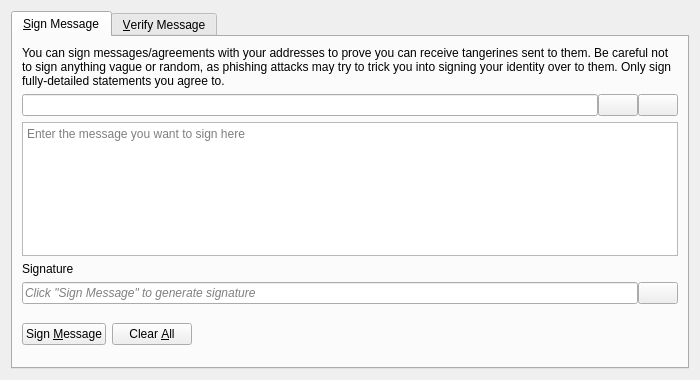
<?xml version="1.0" encoding="UTF-8"?>
<ui version="4.0">
 <class>SignVerifyMessageDialog</class>
 <widget class="QDialog" name="SignVerifyMessageDialog">
  <property name="geometry">
   <rect>
    <x>0</x>
    <y>0</y>
    <width>700</width>
    <height>380</height>
   </rect>
  </property>
  <property name="windowTitle">
   <string>Signatures - Sign / Verify a Message</string>
  </property>
  <property name="modal">
   <bool>true</bool>
  </property>
  <layout class="QVBoxLayout" name="verticalLayout">
   <item>
    <widget class="QTabWidget" name="tabWidget">
     <property name="currentIndex">
      <number>0</number>
     </property>
     <widget class="QWidget" name="tabSignMessage">
      <attribute name="title">
       <string>&amp;Sign Message</string>
      </attribute>
      <layout class="QVBoxLayout" name="verticalLayout_SM">
       <item>
        <widget class="QLabel" name="infoLabel_SM">
         <property name="text">
          <string>You can sign messages/agreements with your addresses to prove you can receive tangerines sent to them. Be careful not to sign anything vague or random, as phishing attacks may try to trick you into signing your identity over to them. Only sign fully-detailed statements you agree to.</string>
         </property>
         <property name="textFormat">
          <enum>Qt::PlainText</enum>
         </property>
         <property name="wordWrap">
          <bool>true</bool>
         </property>
        </widget>
       </item>
       <item>
        <layout class="QHBoxLayout" name="horizontalLayout_1_SM">
         <property name="spacing">
          <number>0</number>
         </property>
         <item>
          <widget class="QValidatedLineEdit" name="addressIn_SM">
           <property name="toolTip">
            <string>The Tangerine address to sign the message with</string>
           </property>
          </widget>
         </item>
         <item>
          <widget class="QPushButton" name="addressBookButton_SM">
           <property name="toolTip">
            <string>Choose previously used address</string>
           </property>
           <property name="text">
            <string/>
           </property>
           <property name="icon">
            <iconset resource="../tangerine.qrc">
             <normaloff>:/icons/address-book</normaloff>:/icons/address-book</iconset>
           </property>
           <property name="shortcut">
            <string>Alt+A</string>
           </property>
           <property name="autoDefault">
            <bool>false</bool>
           </property>
          </widget>
         </item>
         <item>
          <widget class="QPushButton" name="pasteButton_SM">
           <property name="toolTip">
            <string>Paste address from clipboard</string>
           </property>
           <property name="text">
            <string/>
           </property>
           <property name="icon">
            <iconset resource="../tangerine.qrc">
             <normaloff>:/icons/editpaste</normaloff>:/icons/editpaste</iconset>
           </property>
           <property name="shortcut">
            <string>Alt+P</string>
           </property>
           <property name="autoDefault">
            <bool>false</bool>
           </property>
          </widget>
         </item>
        </layout>
       </item>
       <item>
        <widget class="QPlainTextEdit" name="messageIn_SM">
         <property name="toolTip">
          <string>Enter the message you want to sign here</string>
         </property>
         <property name="placeholderText">
          <string>Enter the message you want to sign here</string>
         </property>
        </widget>
       </item>
       <item>
        <widget class="QLabel" name="signatureLabel_SM">
         <property name="text">
          <string>Signature</string>
         </property>
         <property name="textFormat">
          <enum>Qt::PlainText</enum>
         </property>
        </widget>
       </item>
       <item>
        <layout class="QHBoxLayout" name="horizontalLayout_2_SM">
         <property name="spacing">
          <number>0</number>
         </property>
         <item>
          <widget class="QLineEdit" name="signatureOut_SM">
           <property name="placeholderText">
            <string>Click "Sign Message" to generate signature</string>
           </property>
           <property name="font">
            <font>
             <italic>true</italic>
            </font>
           </property>
           <property name="readOnly">
            <bool>true</bool>
           </property>
          </widget>
         </item>
         <item>
          <widget class="QPushButton" name="copySignatureButton_SM">
           <property name="toolTip">
            <string>Copy the current signature to the system clipboard</string>
           </property>
           <property name="text">
            <string/>
           </property>
           <property name="icon">
            <iconset resource="../tangerine.qrc">
             <normaloff>:/icons/editcopy</normaloff>:/icons/editcopy</iconset>
           </property>
           <property name="autoDefault">
            <bool>false</bool>
           </property>
          </widget>
         </item>
        </layout>
       </item>
       <item>
        <layout class="QHBoxLayout" name="horizontalLayout_3_SM">
         <item>
          <widget class="QPushButton" name="signMessageButton_SM">
           <property name="toolTip">
            <string>Sign the message to prove you own this Tangerine address</string>
           </property>
           <property name="text">
            <string>Sign &amp;Message</string>
           </property>
           <property name="icon">
            <iconset resource="../tangerine.qrc">
             <normaloff>:/icons/edit</normaloff>:/icons/edit</iconset>
           </property>
           <property name="autoDefault">
            <bool>false</bool>
           </property>
          </widget>
         </item>
         <item>
          <widget class="QPushButton" name="clearButton_SM">
           <property name="toolTip">
            <string>Reset all sign message fields</string>
           </property>
           <property name="text">
            <string>Clear &amp;All</string>
           </property>
           <property name="icon">
            <iconset resource="../tangerine.qrc">
             <normaloff>:/icons/remove</normaloff>:/icons/remove</iconset>
           </property>
           <property name="autoDefault">
            <bool>false</bool>
           </property>
          </widget>
         </item>
         <item>
          <spacer name="horizontalSpacer_1_SM">
           <property name="orientation">
            <enum>Qt::Horizontal</enum>
           </property>
           <property name="sizeHint" stdset="0">
            <size>
             <width>40</width>
             <height>48</height>
            </size>
           </property>
          </spacer>
         </item>
         <item>
          <widget class="QLabel" name="statusLabel_SM">
           <property name="font">
            <font>
             <weight>75</weight>
             <bold>true</bold>
            </font>
           </property>
           <property name="text">
            <string/>
           </property>
           <property name="wordWrap">
            <bool>true</bool>
           </property>
          </widget>
         </item>
         <item>
          <spacer name="horizontalSpacer_2_SM">
           <property name="orientation">
            <enum>Qt::Horizontal</enum>
           </property>
           <property name="sizeHint" stdset="0">
            <size>
             <width>40</width>
             <height>48</height>
            </size>
           </property>
          </spacer>
         </item>
        </layout>
       </item>
      </layout>
     </widget>
     <widget class="QWidget" name="tabVerifyMessage">
      <attribute name="title">
       <string>&amp;Verify Message</string>
      </attribute>
      <layout class="QVBoxLayout" name="verticalLayout_VM">
       <item>
        <widget class="QLabel" name="infoLabel_VM">
         <property name="text">
          <string>Enter the receiver's address, message (ensure you copy line breaks, spaces, tabs, etc. exactly) and signature below to verify the message. Be careful not to read more into the signature than what is in the signed message itself, to avoid being tricked by a man-in-the-middle attack. Note that this only proves the signing party receives with the address, it cannot prove sendership of any transaction!</string>
         </property>
         <property name="textFormat">
          <enum>Qt::PlainText</enum>
         </property>
         <property name="alignment">
          <set>Qt::AlignLeading|Qt::AlignLeft|Qt::AlignTop</set>
         </property>
         <property name="wordWrap">
          <bool>true</bool>
         </property>
        </widget>
       </item>
       <item>
        <layout class="QHBoxLayout" name="horizontalLayout_1_VM">
         <property name="spacing">
          <number>0</number>
         </property>
         <item>
          <widget class="QValidatedLineEdit" name="addressIn_VM">
           <property name="toolTip">
            <string>The Tangerine address the message was signed with</string>
           </property>
          </widget>
         </item>
         <item>
          <widget class="QPushButton" name="addressBookButton_VM">
           <property name="toolTip">
            <string>Choose previously used address</string>
           </property>
           <property name="text">
            <string/>
           </property>
           <property name="icon">
            <iconset resource="../tangerine.qrc">
             <normaloff>:/icons/address-book</normaloff>:/icons/address-book</iconset>
           </property>
           <property name="shortcut">
            <string>Alt+A</string>
           </property>
           <property name="autoDefault">
            <bool>false</bool>
           </property>
          </widget>
         </item>
        </layout>
       </item>
       <item>
        <widget class="QPlainTextEdit" name="messageIn_VM">
          <property name="toolTip">
            <string>The signed message to verify</string>
          </property>
          <property name="placeholderText">
            <string>The signed message to verify</string>
          </property>
        </widget>
       </item>
       <item>
        <widget class="QValidatedLineEdit" name="signatureIn_VM">
          <property name="toolTip">
            <string>The signature given when the message was signed</string>
          </property>
          <property name="placeholderText">
            <string>The signature given when the message was signed</string>
          </property>
        </widget>
       </item>
       <item>
        <layout class="QHBoxLayout" name="horizontalLayout_2_VM">
         <item>
          <widget class="QPushButton" name="verifyMessageButton_VM">
           <property name="toolTip">
            <string>Verify the message to ensure it was signed with the specified Tangerine address</string>
           </property>
           <property name="text">
            <string>Verify &amp;Message</string>
           </property>
           <property name="icon">
            <iconset resource="../tangerine.qrc">
             <normaloff>:/icons/transaction_0</normaloff>:/icons/transaction_0</iconset>
           </property>
           <property name="autoDefault">
            <bool>false</bool>
           </property>
          </widget>
         </item>
         <item>
          <widget class="QPushButton" name="clearButton_VM">
           <property name="toolTip">
            <string>Reset all verify message fields</string>
           </property>
           <property name="text">
            <string>Clear &amp;All</string>
           </property>
           <property name="icon">
            <iconset resource="../tangerine.qrc">
             <normaloff>:/icons/remove</normaloff>:/icons/remove</iconset>
           </property>
           <property name="autoDefault">
            <bool>false</bool>
           </property>
          </widget>
         </item>
         <item>
          <spacer name="horizontalSpacer_1_VM">
           <property name="orientation">
            <enum>Qt::Horizontal</enum>
           </property>
           <property name="sizeHint" stdset="0">
            <size>
             <width>40</width>
             <height>48</height>
            </size>
           </property>
          </spacer>
         </item>
         <item>
          <widget class="QLabel" name="statusLabel_VM">
           <property name="font">
            <font>
             <weight>75</weight>
             <bold>true</bold>
            </font>
           </property>
           <property name="text">
            <string/>
           </property>
           <property name="wordWrap">
            <bool>true</bool>
           </property>
          </widget>
         </item>
         <item>
          <spacer name="horizontalSpacer_2_VM">
           <property name="orientation">
            <enum>Qt::Horizontal</enum>
           </property>
           <property name="sizeHint" stdset="0">
            <size>
             <width>40</width>
             <height>48</height>
            </size>
           </property>
          </spacer>
         </item>
        </layout>
       </item>
      </layout>
     </widget>
    </widget>
   </item>
  </layout>
 </widget>
 <customwidgets>
  <customwidget>
   <class>QValidatedLineEdit</class>
   <extends>QLineEdit</extends>
   <header>qt/qvalidatedlineedit.h</header>
  </customwidget>
 </customwidgets>
 <resources>
  <include location="../tangerine.qrc"/>
 </resources>
 <connections/>
</ui>
